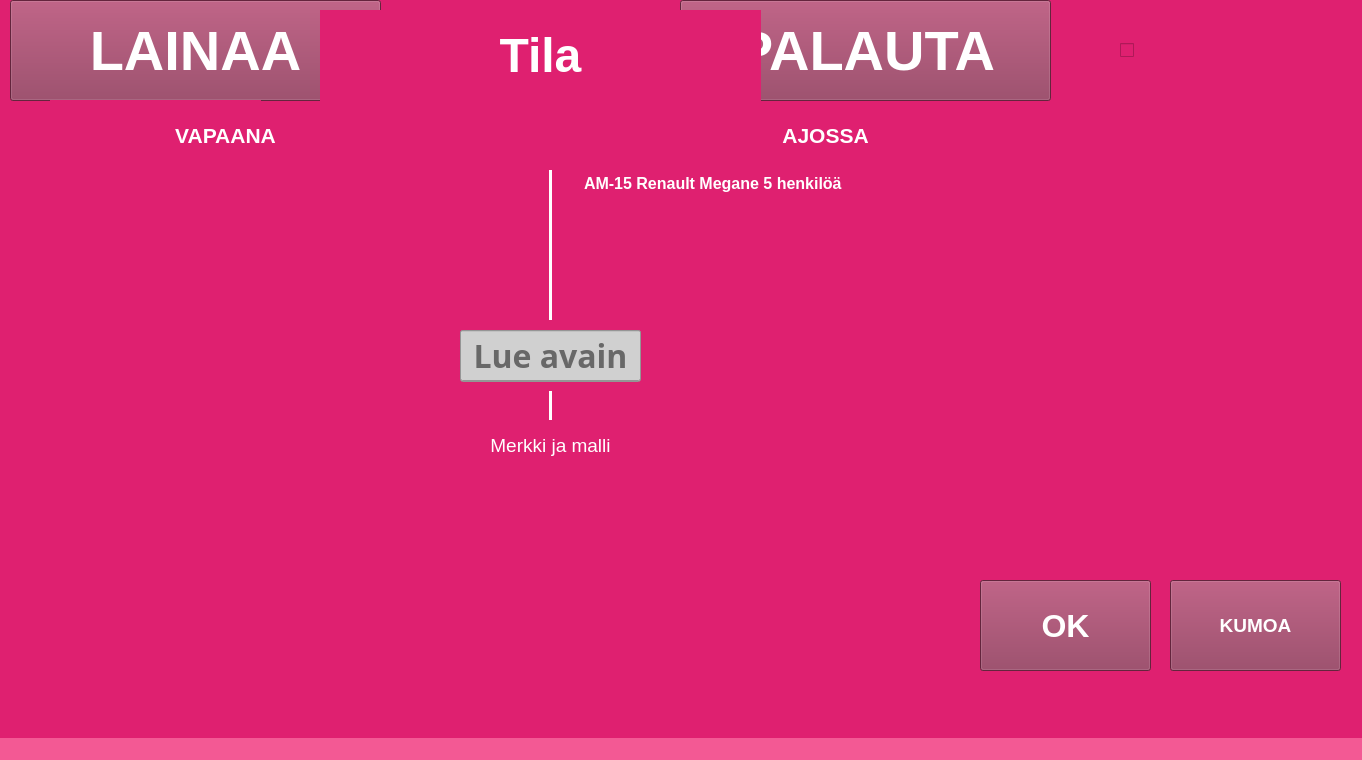
<?xml version="1.0" encoding="UTF-8"?>
<ui version="4.0">
 <class>MainWindow</class>
 <widget class="QMainWindow" name="MainWindow">
  <property name="geometry">
   <rect>
    <x>0</x>
    <y>0</y>
    <width>1362</width>
    <height>760</height>
   </rect>
  </property>
  <property name="windowTitle">
   <string>Auto-osaston ajoneuvojen lainaus</string>
  </property>
  <property name="windowIcon">
   <iconset theme="emblem-shared"/>
  </property>
  <property name="styleSheet">
   <string notr="true">background-color: rgb(223, 32, 112);</string>
  </property>
  <widget class="QWidget" name="centralwidget">
   <widget class="QLineEdit" name="ssnLineEdit">
    <property name="enabled">
     <bool>true</bool>
    </property>
    <property name="geometry">
     <rect>
      <x>60</x>
      <y>330</y>
      <width>191</width>
      <height>31</height>
     </rect>
    </property>
    <property name="font">
     <font>
      <pointsize>18</pointsize>
     </font>
    </property>
    <property name="styleSheet">
     <string notr="true">background-color: rgb(255, 255, 127);
color: rgb(32, 75, 70);</string>
    </property>
    <property name="text">
     <string/>
    </property>
    <property name="echoMode">
     <enum>QLineEdit::EchoMode::Password</enum>
    </property>
    <property name="alignment">
     <set>Qt::AlignmentFlag::AlignCenter</set>
    </property>
    <property name="placeholderText">
     <string>Lue ajokortti</string>
    </property>
    <property name="clearButtonEnabled">
     <bool>true</bool>
    </property>
   </widget>
   <widget class="QLineEdit" name="keyBarcodeLineEdit">
    <property name="enabled">
     <bool>true</bool>
    </property>
    <property name="geometry">
     <rect>
      <x>460</x>
      <y>330</y>
      <width>181</width>
      <height>51</height>
     </rect>
    </property>
    <property name="font">
     <font>
      <family>Trebuchet MS</family>
      <pointsize>24</pointsize>
      <bold>true</bold>
     </font>
    </property>
    <property name="styleSheet">
     <string notr="true">background-color: rgb(208, 208, 208);</string>
    </property>
    <property name="text">
     <string/>
    </property>
    <property name="alignment">
     <set>Qt::AlignmentFlag::AlignCenter</set>
    </property>
    <property name="placeholderText">
     <string>Lue avain</string>
    </property>
    <property name="clearButtonEnabled">
     <bool>true</bool>
    </property>
   </widget>
   <widget class="QPushButton" name="takeCarPushButton">
    <property name="geometry">
     <rect>
      <x>10</x>
      <y>0</y>
      <width>371</width>
      <height>101</height>
     </rect>
    </property>
    <property name="font">
     <font>
      <pointsize>42</pointsize>
      <bold>true</bold>
     </font>
    </property>
    <property name="cursor">
     <cursorShape>PointingHandCursor</cursorShape>
    </property>
    <property name="toolTip">
     <string>&lt;html&gt;&lt;head/&gt;&lt;body&gt;&lt;p&gt;&lt;span style=&quot; font-size:11pt;&quot;&gt;Avaa auton lainausikkunan&lt;/span&gt;&lt;/p&gt;&lt;/body&gt;&lt;/html&gt;</string>
    </property>
    <property name="toolTipDuration">
     <number>3000</number>
    </property>
    <property name="styleSheet">
     <string notr="true">color: rgb(255, 255, 255);
background-color: rgb(140, 51, 85);</string>
    </property>
    <property name="text">
     <string>LAINAA</string>
    </property>
    <property name="iconSize">
     <size>
      <width>42</width>
      <height>42</height>
     </size>
    </property>
   </widget>
   <widget class="QLabel" name="keyPictureLabel">
    <property name="enabled">
     <bool>true</bool>
    </property>
    <property name="geometry">
     <rect>
      <x>330</x>
      <y>160</y>
      <width>201</width>
      <height>141</height>
     </rect>
    </property>
    <property name="text">
     <string/>
    </property>
    <property name="pixmap">
     <pixmap resource="userUiRescources.qrc">:/pictures/uiPictures/keys.png</pixmap>
    </property>
    <property name="scaledContents">
     <bool>true</bool>
    </property>
   </widget>
   <widget class="QLabel" name="lenderPictureLabel">
    <property name="enabled">
     <bool>true</bool>
    </property>
    <property name="geometry">
     <rect>
      <x>50</x>
      <y>100</y>
      <width>211</width>
      <height>231</height>
     </rect>
    </property>
    <property name="cursor">
     <cursorShape>IBeamCursor</cursorShape>
    </property>
    <property name="text">
     <string/>
    </property>
    <property name="pixmap">
     <pixmap resource="userUiRescources.qrc">:/pictures/uiPictures/Teacher.png</pixmap>
    </property>
    <property name="scaledContents">
     <bool>false</bool>
    </property>
   </widget>
   <widget class="QLabel" name="dateLabel">
    <property name="enabled">
     <bool>true</bool>
    </property>
    <property name="geometry">
     <rect>
      <x>90</x>
      <y>510</y>
      <width>221</width>
      <height>41</height>
     </rect>
    </property>
    <property name="font">
     <font>
      <pointsize>28</pointsize>
     </font>
    </property>
    <property name="styleSheet">
     <string notr="true">color: rgb(255, 255, 255);</string>
    </property>
    <property name="text">
     <string/>
    </property>
   </widget>
   <widget class="QPushButton" name="returnCarPushButton">
    <property name="geometry">
     <rect>
      <x>680</x>
      <y>0</y>
      <width>371</width>
      <height>101</height>
     </rect>
    </property>
    <property name="font">
     <font>
      <pointsize>42</pointsize>
      <bold>true</bold>
     </font>
    </property>
    <property name="cursor">
     <cursorShape>PointingHandCursor</cursorShape>
    </property>
    <property name="toolTip">
     <string>&lt;html&gt;&lt;head/&gt;&lt;body&gt;&lt;p&gt;&lt;span style=&quot; font-size:11pt;&quot;&gt;Avaa auton palautusikkunan&lt;/span&gt;&lt;/p&gt;&lt;/body&gt;&lt;/html&gt;</string>
    </property>
    <property name="toolTipDuration">
     <number>3000</number>
    </property>
    <property name="styleSheet">
     <string notr="true">color: rgb(255, 255, 255);
background-color: rgb(140, 51, 85);</string>
    </property>
    <property name="text">
     <string>PALAUTA</string>
    </property>
    <property name="iconSize">
     <size>
      <width>42</width>
      <height>42</height>
     </size>
    </property>
   </widget>
   <widget class="QLabel" name="calendarLabel">
    <property name="geometry">
     <rect>
      <x>40</x>
      <y>500</y>
      <width>31</width>
      <height>51</height>
     </rect>
    </property>
    <property name="text">
     <string/>
    </property>
    <property name="pixmap">
     <pixmap resource="userUiRescources.qrc">:/pictures/uiPictures/calendar.png</pixmap>
    </property>
    <property name="scaledContents">
     <bool>true</bool>
    </property>
   </widget>
   <widget class="QLabel" name="timeLabel">
    <property name="enabled">
     <bool>true</bool>
    </property>
    <property name="geometry">
     <rect>
      <x>100</x>
      <y>580</y>
      <width>111</width>
      <height>41</height>
     </rect>
    </property>
    <property name="font">
     <font>
      <pointsize>28</pointsize>
     </font>
    </property>
    <property name="styleSheet">
     <string notr="true">color: rgb(255, 255, 255);</string>
    </property>
    <property name="text">
     <string/>
    </property>
   </widget>
   <widget class="QLabel" name="clockLabel">
    <property name="geometry">
     <rect>
      <x>40</x>
      <y>580</y>
      <width>41</width>
      <height>41</height>
     </rect>
    </property>
    <property name="text">
     <string/>
    </property>
    <property name="pixmap">
     <pixmap resource="userUiRescources.qrc">:/pictures/uiPictures/clock.png</pixmap>
    </property>
    <property name="scaledContents">
     <bool>true</bool>
    </property>
   </widget>
   <widget class="QPushButton" name="goBackPushButton">
    <property name="geometry">
     <rect>
      <x>1170</x>
      <y>580</y>
      <width>171</width>
      <height>91</height>
     </rect>
    </property>
    <property name="font">
     <font>
      <pointsize>14</pointsize>
      <bold>true</bold>
     </font>
    </property>
    <property name="cursor">
     <cursorShape>PointingHandCursor</cursorShape>
    </property>
    <property name="styleSheet">
     <string notr="true">background-color: rgb(140, 51, 85);
color: rgb(255, 255, 255);</string>
    </property>
    <property name="text">
     <string>KUMOA</string>
    </property>
    <property name="icon">
     <iconset resource="userUiRescources.qrc">
      <normaloff>:/pictures/uiPictures/back.png</normaloff>:/pictures/uiPictures/back.png</iconset>
    </property>
    <property name="iconSize">
     <size>
      <width>32</width>
      <height>32</height>
     </size>
    </property>
   </widget>
   <widget class="QLabel" name="lenderNameLabel">
    <property name="geometry">
     <rect>
      <x>30</x>
      <y>320</y>
      <width>261</width>
      <height>71</height>
     </rect>
    </property>
    <property name="font">
     <font>
      <family>Trebuchet MS</family>
      <pointsize>24</pointsize>
      <bold>true</bold>
     </font>
    </property>
    <property name="styleSheet">
     <string notr="true">color: rgb(255, 255, 255);</string>
    </property>
    <property name="text">
     <string>Lainaajan nimi</string>
    </property>
    <property name="alignment">
     <set>Qt::AlignmentFlag::AlignCenter</set>
    </property>
   </widget>
   <widget class="QLabel" name="carInfoLabel">
    <property name="geometry">
     <rect>
      <x>460</x>
      <y>420</y>
      <width>181</width>
      <height>51</height>
     </rect>
    </property>
    <property name="font">
     <font>
      <pointsize>14</pointsize>
     </font>
    </property>
    <property name="styleSheet">
     <string notr="true">color: rgb(255, 255, 255);</string>
    </property>
    <property name="text">
     <string>Merkki ja malli</string>
    </property>
    <property name="alignment">
     <set>Qt::AlignmentFlag::AlignCenter</set>
    </property>
   </widget>
   <widget class="QPushButton" name="okPushButton">
    <property name="geometry">
     <rect>
      <x>980</x>
      <y>580</y>
      <width>171</width>
      <height>91</height>
     </rect>
    </property>
    <property name="font">
     <font>
      <pointsize>24</pointsize>
      <bold>true</bold>
     </font>
    </property>
    <property name="cursor">
     <cursorShape>PointingHandCursor</cursorShape>
    </property>
    <property name="toolTip">
     <string>&lt;html&gt;&lt;head/&gt;&lt;body&gt;&lt;p&gt;&lt;span style=&quot; font-size:11pt;&quot;&gt;Tallentaa tiedot ajopäiväkirjaan&lt;/span&gt;&lt;/p&gt;&lt;/body&gt;&lt;/html&gt;</string>
    </property>
    <property name="styleSheet">
     <string notr="true">background-color: rgb(140, 51, 85);
color: rgb(255, 255, 255);</string>
    </property>
    <property name="text">
     <string>OK</string>
    </property>
    <property name="iconSize">
     <size>
      <width>32</width>
      <height>32</height>
     </size>
    </property>
   </widget>
   <widget class="QLineEdit" name="keyReturnBarcodeLineEdit">
    <property name="enabled">
     <bool>true</bool>
    </property>
    <property name="geometry">
     <rect>
      <x>460</x>
      <y>330</y>
      <width>181</width>
      <height>52</height>
     </rect>
    </property>
    <property name="font">
     <font>
      <family>Trebuchet MS</family>
      <pointsize>24</pointsize>
      <bold>true</bold>
     </font>
    </property>
    <property name="styleSheet">
     <string notr="true">background-color: rgb(208, 208, 208);</string>
    </property>
    <property name="text">
     <string/>
    </property>
    <property name="alignment">
     <set>Qt::AlignmentFlag::AlignCenter</set>
    </property>
    <property name="placeholderText">
     <string>Lue avain</string>
    </property>
    <property name="clearButtonEnabled">
     <bool>true</bool>
    </property>
   </widget>
   <widget class="QFrame" name="statusFrame">
    <property name="geometry">
     <rect>
      <x>10</x>
      <y>110</y>
      <width>1231</width>
      <height>351</height>
     </rect>
    </property>
    <property name="frameShape">
     <enum>QFrame::Shape::Box</enum>
    </property>
    <property name="frameShadow">
     <enum>QFrame::Shadow::Plain</enum>
    </property>
    <property name="lineWidth">
     <number>0</number>
    </property>
    <widget class="Line" name="line">
     <property name="geometry">
      <rect>
       <x>530</x>
       <y>60</y>
       <width>20</width>
       <height>321</height>
      </rect>
     </property>
     <property name="styleSheet">
      <string notr="true">color: rgb(255, 255, 255);</string>
     </property>
     <property name="frameShadow">
      <enum>QFrame::Shadow::Plain</enum>
     </property>
     <property name="lineWidth">
      <number>3</number>
     </property>
     <property name="orientation">
      <enum>Qt::Orientation::Vertical</enum>
     </property>
    </widget>
    <widget class="QLabel" name="availableLabel">
     <property name="geometry">
      <rect>
       <x>150</x>
       <y>10</y>
       <width>131</width>
       <height>31</height>
      </rect>
     </property>
     <property name="font">
      <font>
       <pointsize>16</pointsize>
       <bold>true</bold>
      </font>
     </property>
     <property name="styleSheet">
      <string notr="true">color: rgb(255, 255, 255);</string>
     </property>
     <property name="text">
      <string>VAPAANA</string>
     </property>
     <property name="alignment">
      <set>Qt::AlignmentFlag::AlignCenter</set>
     </property>
    </widget>
    <widget class="QLabel" name="inUseLabel">
     <property name="geometry">
      <rect>
       <x>750</x>
       <y>10</y>
       <width>131</width>
       <height>31</height>
      </rect>
     </property>
     <property name="font">
      <font>
       <pointsize>16</pointsize>
       <bold>true</bold>
      </font>
     </property>
     <property name="styleSheet">
      <string notr="true">color: rgb(255, 255, 255);</string>
     </property>
     <property name="text">
      <string>AJOSSA</string>
     </property>
     <property name="alignment">
      <set>Qt::AlignmentFlag::AlignCenter</set>
     </property>
    </widget>
    <widget class="QPlainTextEdit" name="inUsePlainTextEdit">
     <property name="geometry">
      <rect>
       <x>570</x>
       <y>60</y>
       <width>511</width>
       <height>261</height>
      </rect>
     </property>
     <property name="font">
      <font>
       <pointsize>12</pointsize>
       <bold>true</bold>
      </font>
     </property>
     <property name="styleSheet">
      <string notr="true">color: rgb(255, 255, 255);
border-color: rgb(255, 255, 255);</string>
     </property>
     <property name="frameShape">
      <enum>QFrame::Shape::NoFrame</enum>
     </property>
     <property name="frameShadow">
      <enum>QFrame::Shadow::Plain</enum>
     </property>
     <property name="lineWidth">
      <number>8</number>
     </property>
     <property name="readOnly">
      <bool>true</bool>
     </property>
     <property name="plainText">
      <string>AM-15 Renault Megane 5 henkilöä</string>
     </property>
    </widget>
    <widget class="QPlainTextEdit" name="availablePlainTextEdit">
     <property name="geometry">
      <rect>
       <x>10</x>
       <y>60</y>
       <width>511</width>
       <height>261</height>
      </rect>
     </property>
     <property name="font">
      <font>
       <pointsize>12</pointsize>
       <bold>true</bold>
      </font>
     </property>
     <property name="styleSheet">
      <string notr="true">color: rgb(255, 255, 255);
</string>
     </property>
     <property name="frameShape">
      <enum>QFrame::Shape::NoFrame</enum>
     </property>
     <property name="frameShadow">
      <enum>QFrame::Shadow::Plain</enum>
     </property>
     <property name="lineWidth">
      <number>4</number>
     </property>
     <property name="midLineWidth">
      <number>0</number>
     </property>
     <property name="readOnly">
      <bool>true</bool>
     </property>
     <property name="plainText">
      <string/>
     </property>
     <property name="backgroundVisible">
      <bool>false</bool>
     </property>
    </widget>
   </widget>
   <widget class="QLabel" name="statusLabel">
    <property name="geometry">
     <rect>
      <x>320</x>
      <y>10</y>
      <width>441</width>
      <height>91</height>
     </rect>
    </property>
    <property name="font">
     <font>
      <pointsize>36</pointsize>
      <bold>true</bold>
     </font>
    </property>
    <property name="styleSheet">
     <string notr="true">color: rgb(255, 255, 255);</string>
    </property>
    <property name="text">
     <string>Tila</string>
    </property>
    <property name="alignment">
     <set>Qt::AlignmentFlag::AlignCenter</set>
    </property>
   </widget>
   <widget class="QCheckBox" name="soundCheckBox">
    <property name="geometry">
     <rect>
      <x>1120</x>
      <y>20</y>
      <width>81</width>
      <height>61</height>
     </rect>
    </property>
    <property name="font">
     <font>
      <pointsize>9</pointsize>
     </font>
    </property>
    <property name="cursor">
     <cursorShape>PointingHandCursor</cursorShape>
    </property>
    <property name="autoFillBackground">
     <bool>false</bool>
    </property>
    <property name="styleSheet">
     <string notr="true">color: rgb(255, 255, 255);

</string>
    </property>
    <property name="text">
     <string/>
    </property>
    <property name="icon">
     <iconset theme="audio-volume-medium"/>
    </property>
    <property name="iconSize">
     <size>
      <width>64</width>
      <height>64</height>
     </size>
    </property>
   </widget>
   <widget class="QLabel" name="vehiclePictureLabel">
    <property name="geometry">
     <rect>
      <x>400</x>
      <y>480</y>
      <width>341</width>
      <height>211</height>
     </rect>
    </property>
    <property name="text">
     <string/>
    </property>
    <property name="pixmap">
     <pixmap>uiPictures/OXZ915.png</pixmap>
    </property>
    <property name="scaledContents">
     <bool>true</bool>
    </property>
   </widget>
   <widget class="QLabel" name="registerPlateBGLabel">
    <property name="geometry">
     <rect>
      <x>430</x>
      <y>320</y>
      <width>241</width>
      <height>71</height>
     </rect>
    </property>
    <property name="text">
     <string/>
    </property>
    <property name="pixmap">
     <pixmap>uiPictures/Auton_matala_EU-kilpi_118x442_mm.png-removebg-preview.png</pixmap>
    </property>
    <property name="scaledContents">
     <bool>true</bool>
    </property>
   </widget>
   <widget class="QLabel" name="logoLabel">
    <property name="geometry">
     <rect>
      <x>1270</x>
      <y>10</y>
      <width>71</width>
      <height>81</height>
     </rect>
    </property>
    <property name="text">
     <string/>
    </property>
    <property name="pixmap">
     <pixmap>uiPictures/Raseko-logo-pysty_NEGA.png</pixmap>
    </property>
    <property name="scaledContents">
     <bool>true</bool>
    </property>
   </widget>
   <zorder>ssnLineEdit</zorder>
   <zorder>takeCarPushButton</zorder>
   <zorder>keyPictureLabel</zorder>
   <zorder>lenderPictureLabel</zorder>
   <zorder>dateLabel</zorder>
   <zorder>returnCarPushButton</zorder>
   <zorder>calendarLabel</zorder>
   <zorder>timeLabel</zorder>
   <zorder>clockLabel</zorder>
   <zorder>goBackPushButton</zorder>
   <zorder>lenderNameLabel</zorder>
   <zorder>okPushButton</zorder>
   <zorder>statusFrame</zorder>
   <zorder>statusLabel</zorder>
   <zorder>soundCheckBox</zorder>
   <zorder>vehiclePictureLabel</zorder>
   <zorder>registerPlateBGLabel</zorder>
   <zorder>keyReturnBarcodeLineEdit</zorder>
   <zorder>keyBarcodeLineEdit</zorder>
   <zorder>carInfoLabel</zorder>
   <zorder>logoLabel</zorder>
  </widget>
  <widget class="QMenuBar" name="menubar">
   <property name="geometry">
    <rect>
     <x>0</x>
     <y>0</y>
     <width>1362</width>
     <height>33</height>
    </rect>
   </property>
   <property name="styleSheet">
    <string notr="true">background-color: rgb(0, 33, 72);
color: rgb(255, 255, 255);</string>
   </property>
  </widget>
  <widget class="QStatusBar" name="statusbar">
   <property name="font">
    <font>
     <pointsize>9</pointsize>
    </font>
   </property>
   <property name="toolTipDuration">
    <number>-1</number>
   </property>
   <property name="styleSheet">
    <string notr="true">background-color: rgb(243, 89, 148);</string>
   </property>
  </widget>
 </widget>
 <resources>
  <include location="userUiRescources.qrc"/>
 </resources>
 <connections/>
</ui>
